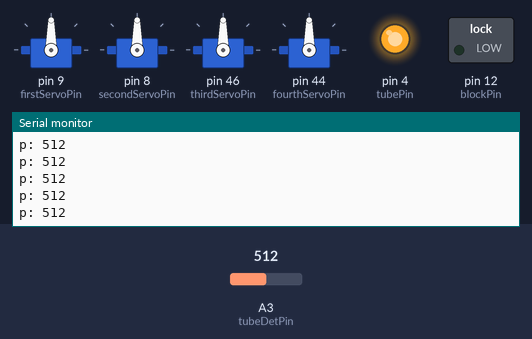
The sketch below on a simulated Arduino Mega 2560, built with avr-gcc and run on an emulated ATmega2560. Parts: 4 × servo, switched loads named in the sketch (green lamp = pin HIGH), output pins drawn as LEDs (lit = HIGH), the last lines printed to the serial monitor. Inputs (shaded band) come from the test bench; at power-on: A3 (tubeDetPin) = 512. Pins used as bus, display or sensor lines are not drawn.

Above: at 1.2 s.
1.3 s: A3 (tubeDetPin) set to 11
At 2.1 s:
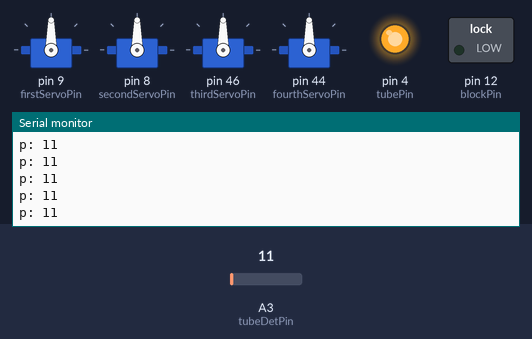
2.8 s: A3 (tubeDetPin) set to 8
At 3.3 s:
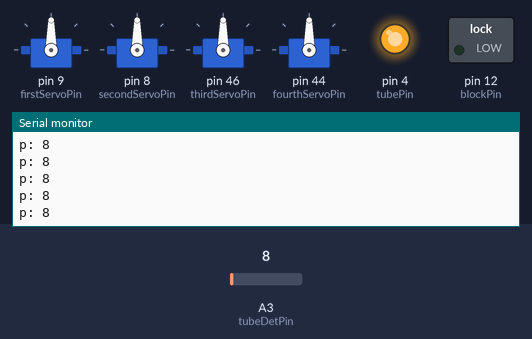
Timing chart, 0 to 5.8 s (numbered marks = the images above; inputs shaded):
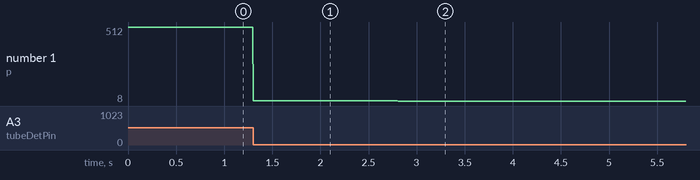

Measured:
- after the input at 1.3 s, the serial monitor: prints a new line at once (image 1)
- after the input at 2.8 s, the serial monitor: prints a new line at once (image 2)
- plotted number 1: 512 → 11 after the input at 1.3 s, 11 → 8 after the input at 2.8 s

The sketch:

main.ino
```cpp
#include <Arduino.h>
#include <Servo.h>
#include <Wire.h>


int firstServoPin = 9;
Servo firstServo;
int secondServoPin = 8;
Servo secondServo;
int thirdServoPin = 46;
Servo thirdServo;
int fourthServoPin = 44;
Servo fourthServo;

//detect bead in tube
int beadLaserGNDPin = 3;
int lightdet = A4;

//calibration detection
int calLaserGNDPin = 2;
int calLaserDetPin = A0;

//storage tube detection
int storeLaserGNDPin = 13;
int storeLaserDetPin = A8;

//tube detection
int tubeDetPin = A3;
bool pusherDet = false;

bool beadLaserON = false;
bool calLaserON = false;
bool storeLaserON = false;

int toggleButton = 6;
//int vibmotor = 5;
int servoCompletePin = 2; //////////////////////////
int blockPin = 12; ////////////////////////////////
int instantblockPin = 3; ///////////////////////////////
int tubePin = 4; //////////////////////

volatile int msg = 0;
volatile byte buf[4];
volatile int msgStrNum = 0;

//generic for tracking
int firstServoPos = 110;
int secondServoPos = 2;
int thirdServoPos = 80; // compressor
int fourthServoPos = 60; //pusher
//real values
int rfirstServoPos = 112;
int rsecondServoPos = 0;
int rthirdServoPos = 48;
int rfourthServoPos = 58;
//generic for tracking
int firstServoVel = 1;
int secondServoVel = 1;
int thirdServoVel = 3;
int fourthServoVel = 2;


unsigned long timeOutTime = 2000;
unsigned long timeSince = 0;
unsigned long TimeLastChange = 0;
unsigned long TimeStart = 0;
unsigned long TimeNow = 0;
int buttonState = -1;
int block = 0;


void setup() {
  // put your setup code here, to run once:
  pinMode(toggleButton  , INPUT_PULLUP);


  pinMode(lightdet  , INPUT);
  pinMode(beadLaserGNDPin,OUTPUT);
  pinMode(storeLaserDetPin,INPUT);
  pinMode(storeLaserGNDPin,OUTPUT);
  pinMode(calLaserDetPin,INPUT);
  pinMode(calLaserGNDPin,OUTPUT);
  pinMode(tubeDetPin,INPUT);

  digitalWrite(beadLaserGNDPin,HIGH);
  digitalWrite(storeLaserGNDPin,HIGH);
  digitalWrite(calLaserGNDPin,HIGH);


  pinMode(blockPin,OUTPUT);
  pinMode(tubePin,OUTPUT);
  digitalWrite(tubePin,HIGH);
  pinMode(instantblockPin,OUTPUT);

  pinMode(servoCompletePin,OUTPUT);
  firstServo.attach(firstServoPin);
  secondServo.attach(secondServoPin);
  thirdServo.attach(thirdServoPin);
  fourthServo.attach(fourthServoPin);

  Wire.begin(32);               // join i2c bus with address #10
  Wire.onReceive(receiveEvent); // register event
  Wire.onRequest(sendAnswer);
  Serial.begin(9600);
  TimeStart = millis();
}
int laserValue = 0;
int distMoved = 0;
void loop() {
  //Serial.println(" bead: " + String(analogRead(lightdet)) + " | cal: " + String(analogRead(calLaserDetPin))+ " | store: " + String(analogRead(storeLaserDetPin)));
  Serial.println("p: " + String(analogRead(tubeDetPin)));
  // put your main code here, to run repeatedly:
  if (beadLaserON){
    laserValue = analogRead(lightdet) ;
    if (laserValue > 400){
      block = 0;
      TimeStart = millis(); //start over
      digitalWrite(blockPin,LOW);
      digitalWrite(instantblockPin,LOW);
    }
    else{
      digitalWrite(instantblockPin,HIGH);
    }
    if (millis() - TimeStart > 1000){
      block = 1;
      digitalWrite(blockPin,HIGH);
      //Serial.print("BLOCK!");
    }

  }

  else if(calLaserON){
    if (analogRead(calLaserDetPin) < 300){
      digitalWrite(blockPin,HIGH);
    }
    else{
      digitalWrite(blockPin,LOW);
    }
  }

  else if(storeLaserON){
    if (analogRead(storeLaserDetPin) < 200){ //BLOCKED
      digitalWrite(blockPin,HIGH);
    }
    else{
      digitalWrite(blockPin,LOW);
    }


  }
  else if(pusherDet){
    if (analogRead(tubeDetPin)>60){
      digitalWrite(blockPin,HIGH);
    }
    else{
      digitalWrite(blockPin,LOW);
    }
  }

  if (Serial.available() > 0) {
    String msg1 = Serial.readString();//.toInt(); // read the incoming byte:
    msg = int(msg1.toInt());
    Serial.print("MSG: ");
    Serial.println(msg1);
  }
  if(msgStrNum >= 4){
    //Serial.print("-");
    msg = buf[0]*1000+buf[1]*100+buf[2]*10+buf[3];
    msgStrNum = 0;
    Serial.print("MSG1: ");
    Serial.println(msg);
  }


  if(msg>=1000){
    if(msg <2000){
      firstServoPos = msg-1000;
    }
    else if(msg <3000){
      secondServoPos = msg-2000;
    }
    else if(msg <4000){
      thirdServoPos = msg-3000;
    }
    else if(msg <5000){
      fourthServoPos = msg-4000;
    }
    //motor
    else if(msg == 9100){
      Serial.println("MOTOR ON");
      //digitalWrite(vibmotor,LOW); //turn on
    }
    else if(msg == 9101){
      Serial.println("MOTOR OFF");
      //digitalWrite(vibmotor,HIGH); //turn off
    }

    //bead detect laser
    else if(msg == 9102){
      //Serial.println("BEAD LASER ON");
      digitalWrite(beadLaserGNDPin,LOW);
      beadLaserON = true;
    }
    else if(msg == 9103){
      //Serial.println("BEAD LASER OFF");
      digitalWrite(beadLaserGNDPin,HIGH);
      beadLaserON = false;
      digitalWrite(blockPin,LOW);
    }

    //store detect laser
    else if(msg == 9104){
      //Serial.println("LASER ON");
      digitalWrite(storeLaserGNDPin,LOW);
      storeLaserON = true;
    }
    else if(msg == 9105){
      //Serial.println("LASER OFF");
      digitalWrite(storeLaserGNDPin,HIGH);
      storeLaserON = false;
      digitalWrite(blockPin,LOW);
    }

    //cal detect laser
    else if(msg == 9106){
      //Serial.println("LASER ON");
      digitalWrite(calLaserGNDPin,LOW);
      calLaserON = true;
    }
    else if(msg == 9107){
      //Serial.println("LASER OFF");
      digitalWrite(calLaserGNDPin,HIGH);
      calLaserON = false;
      digitalWrite(blockPin,LOW);
    }

    else if(msg == 9108){
      pusherDet = true;
    }
    else if(msg == 9109){
      pusherDet = false;
    }

    msg = 0;
  }

  delay(10);
  distMoved = 0;
  if(firstServoPos != rfirstServoPos){
    distMoved= moveServo2(firstServo,rfirstServoPos,firstServoPos,firstServoVel);
    rfirstServoPos = rfirstServoPos + distMoved;
  }
  if(secondServoPos != rsecondServoPos){
    distMoved = moveServo2(secondServo,rsecondServoPos,secondServoPos,secondServoVel);
    rsecondServoPos = rsecondServoPos + distMoved;
  }
  if(thirdServoPos != rthirdServoPos){
    distMoved = moveServo2(thirdServo,rthirdServoPos,thirdServoPos,thirdServoVel);
    rthirdServoPos = rthirdServoPos + distMoved;
  }
  if(fourthServoPos != rfourthServoPos){
    distMoved = moveServo2(fourthServo,rfourthServoPos,fourthServoPos,fourthServoVel);
    rfourthServoPos = rfourthServoPos + distMoved;
  }
  if(distMoved == 0){
    digitalWrite(servoCompletePin,1);
  }
  else{
    digitalWrite(servoCompletePin,0);
  }
}


void sendAnswer() {
  Serial.print("send response");
  Wire.write("9");
}

void receiveEvent(int howMany)
{
  buf[msgStrNum] = Wire.read();    // receive byte as an integer
  msgStrNum += 1;
}
int moveServo2(Servo servo,int startPos,int endPos,int servoSpeed){
  int pos;
  int distanceLeft = abs(endPos-startPos);
  if(distanceLeft<servoSpeed){
    servoSpeed = distanceLeft;
  }
  if(endPos>startPos){
    servo.write(startPos+servoSpeed);
    return servoSpeed ;
  }
  else{
    servo.write(startPos-servoSpeed);
    return -servoSpeed;
  }
}
```
